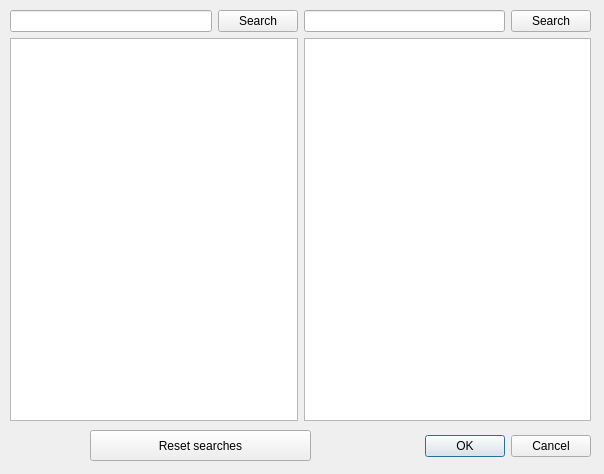
<?xml version="1.0" encoding="UTF-8"?>
<ui version="4.0">
 <class>assignment</class>
 <widget class="QDialog" name="assignment">
  <property name="geometry">
   <rect>
    <x>0</x>
    <y>0</y>
    <width>604</width>
    <height>474</height>
   </rect>
  </property>
  <property name="windowTitle">
   <string>Dialog</string>
  </property>
  <widget class="QDialogButtonBox" name="buttonBox">
   <property name="geometry">
    <rect>
     <x>250</x>
     <y>430</y>
     <width>341</width>
     <height>32</height>
    </rect>
   </property>
   <property name="orientation">
    <enum>Qt::Horizontal</enum>
   </property>
   <property name="standardButtons">
    <set>QDialogButtonBox::Cancel|QDialogButtonBox::Ok</set>
   </property>
  </widget>
  <widget class="QWidget" name="gridLayoutWidget">
   <property name="geometry">
    <rect>
     <x>10</x>
     <y>10</y>
     <width>581</width>
     <height>411</height>
    </rect>
   </property>
   <layout class="QGridLayout" name="gridLayout">
    <item row="0" column="0">
     <widget class="QLineEdit" name="lineEdit_carSearch"/>
    </item>
    <item row="0" column="2">
     <widget class="QLineEdit" name="lineEdit_customerSearch"/>
    </item>
    <item row="0" column="1">
     <widget class="QPushButton" name="pushButton_carSearch">
      <property name="text">
       <string>Search</string>
      </property>
     </widget>
    </item>
    <item row="0" column="3">
     <widget class="QPushButton" name="pushButton_customerSearch">
      <property name="text">
       <string>Search</string>
      </property>
     </widget>
    </item>
    <item row="1" column="0" colspan="2">
     <widget class="QTableView" name="tableView_assignCar"/>
    </item>
    <item row="1" column="2" colspan="2">
     <widget class="QTableView" name="tableView_assignCust"/>
    </item>
   </layout>
  </widget>
  <widget class="QPushButton" name="pushButton_resetSearch">
   <property name="geometry">
    <rect>
     <x>90</x>
     <y>430</y>
     <width>221</width>
     <height>31</height>
    </rect>
   </property>
   <property name="text">
    <string>Reset searches</string>
   </property>
  </widget>
 </widget>
 <resources/>
 <connections>
  <connection>
   <sender>buttonBox</sender>
   <signal>accepted()</signal>
   <receiver>assignment</receiver>
   <slot>accept()</slot>
   <hints>
    <hint type="sourcelabel">
     <x>248</x>
     <y>254</y>
    </hint>
    <hint type="destinationlabel">
     <x>157</x>
     <y>274</y>
    </hint>
   </hints>
  </connection>
  <connection>
   <sender>buttonBox</sender>
   <signal>rejected()</signal>
   <receiver>assignment</receiver>
   <slot>reject()</slot>
   <hints>
    <hint type="sourcelabel">
     <x>316</x>
     <y>260</y>
    </hint>
    <hint type="destinationlabel">
     <x>286</x>
     <y>274</y>
    </hint>
   </hints>
  </connection>
 </connections>
</ui>
